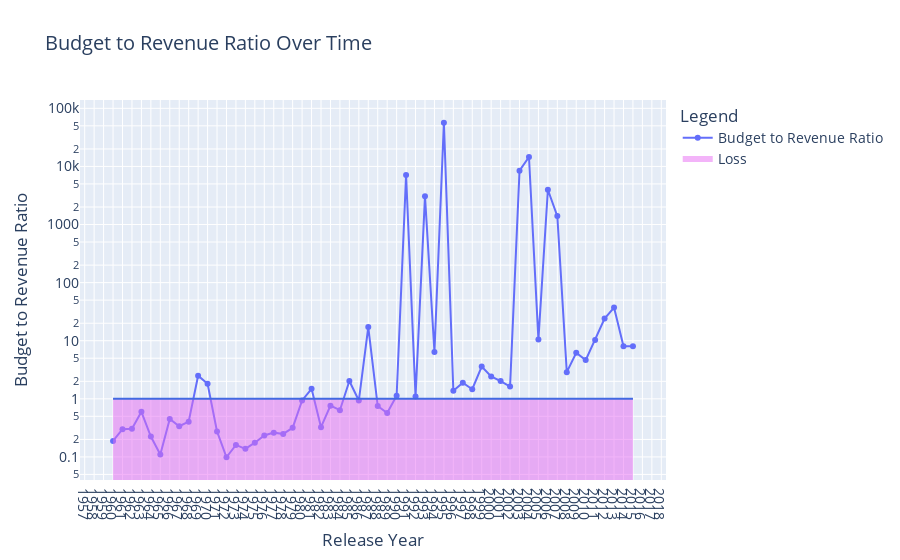

The cell this chart's notebook holds for it:
### Code cell
# Create a plot
fig = go.Figure()

# Add the budget_to_revenue_ratio as a scatter plot
fig.add_trace(go.Scatter(x=df_grouped['release_date'], y=df_grouped['budget_to_revenue_ratio'],
                    mode='lines+markers',
                    name='Budget to Revenue Ratio'))

# Add a horizontal line at y=1
fig.add_shape(type="line", x0=df_grouped['release_date'].min(), y0=1, x1=df_grouped['release_date'].max(), y1=1,
             line=dict(color="RoyalBlue",width=2))


fig.add_trace(go.Scatter(x=df_grouped['release_date'], y=[1]*len(df_grouped['release_date']),
                         fill='tozeroy', mode='none', fillcolor='rgba(231,107,243,0.5)', name='Loss'))

fig.update_layout(
    title="Budget to Revenue Ratio Over Time",
    xaxis_title="Release Year",
    yaxis_title="Budget to Revenue Ratio",
    legend_title="Legend",
    font=dict(
        size=14,
    ),xaxis = dict(
        tickmode = 'linear',
        tick0 = df['release_date'].min(),
        dtick = 1
    )
)
fig.update_yaxes(type="log")

# Show the figure
fig.show()

### Figure 1 — Plotly figure (JSON) as saved in the notebook; plotly's stock layout.template omitted (floating-point values rounded to 4 significant figures)
{"data": [{"mode": "lines+markers", "name": "Budget to Revenue Ratio", "type": "scatter", "x": [1960, 1961, 1962, 1963, 1964, 1965, 1966, 1967, 1968, 1969, 1970, 1971, 1972, 1973, 1974, 1975, 1976, 1977, 1978, 1979, 1980, 1981, 1982, 1983, 1984, 1985, 1986, 1987, 1988, 1989, 1990, 1991, 1992, 1993, 1994, 1995, 1996, 1997, 1998, 1999, 2000, 2001, 2002, 2003, 2004, 2005, 2006, 2007, 2008, 2009, 2010, 2011, 2012, 2013, 2014, 2015], "y": [0.1882, 0.3005, 0.3057, 0.5978, 0.224, 0.1101, 0.451, 0.3377, 0.4045, 2.5, 1.81, 0.2749, 0.09872, 0.1612, 0.1377, 0.1759, 0.2345, 0.2619, 0.2492, 0.3181, 0.9368, 1.485, 0.3253, 0.763, 0.6365, 2.026, 0.9349, 17.19, 0.7517, 0.5705, 1.13, 7123.0, 1.102, 3079.0, 6.405, 56480.0, 1.374, 1.895, 1.462, 3.596, 2.431, 2.021, 1.624, 8457.0, 14520.0, 10.46, 3964.0, 1396.0, 2.881, 6.209, 4.638, 10.33, 24.14, 37.21, 8.059, 8.036]}, {"fill": "tozeroy", "fillcolor": "rgba(231,107,243,0.5)", "mode": "none", "name": "Loss", "type": "scatter", "x": [1960, 1961, 1962, 1963, 1964, 1965, 1966, 1967, 1968, 1969, 1970, 1971, 1972, 1973, 1974, 1975, 1976, 1977, 1978, 1979, 1980, 1981, 1982, 1983, 1984, 1985, 1986, 1987, 1988, 1989, 1990, 1991, 1992, 1993, 1994, 1995, 1996, 1997, 1998, 1999, 2000, 2001, 2002, 2003, 2004, 2005, 2006, 2007, 2008, 2009, 2010, 2011, 2012, 2013, 2014, 2015], "y": [1, 1, 1, 1, 1, 1, 1, 1, 1, 1, 1, 1, 1, 1, 1, 1, 1, 1, 1, 1, 1, 1, 1, 1, 1, 1, 1, 1, 1, 1, 1, 1, 1, 1, 1, 1, 1, 1, 1, 1, 1, 1, 1, 1, 1, 1, 1, 1, 1, 1, 1, 1, 1, 1, 1, 1]}], "layout": {"font": {"size": 14}, "legend": {"title": {"text": "Legend"}}, "shapes": [{"line": {"color": "RoyalBlue", "width": 2}, "type": "line", "x0": 1960, "x1": 2015, "y0": 1, "y1": 1}], "title": {"text": "Budget to Revenue Ratio Over Time"}, "xaxis": {"dtick": 1, "tick0": "1960-06-15T00:00:00", "tickmode": "linear", "title": {"text": "Release Year"}}, "yaxis": {"title": {"text": "Budget to Revenue Ratio"}, "type": "log"}}}
